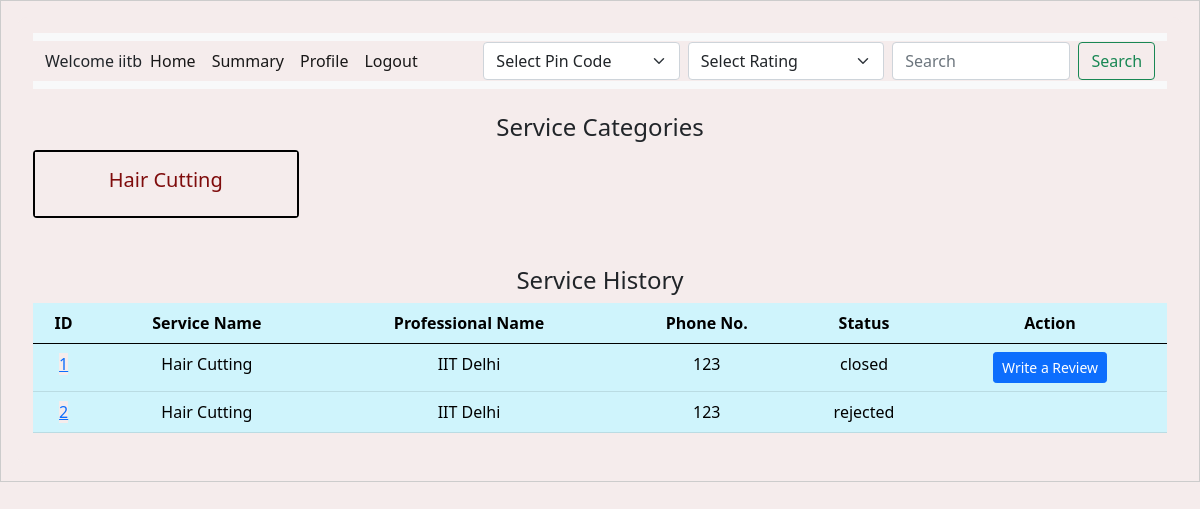
The app's page /customer_dashboard (signed in), older data.
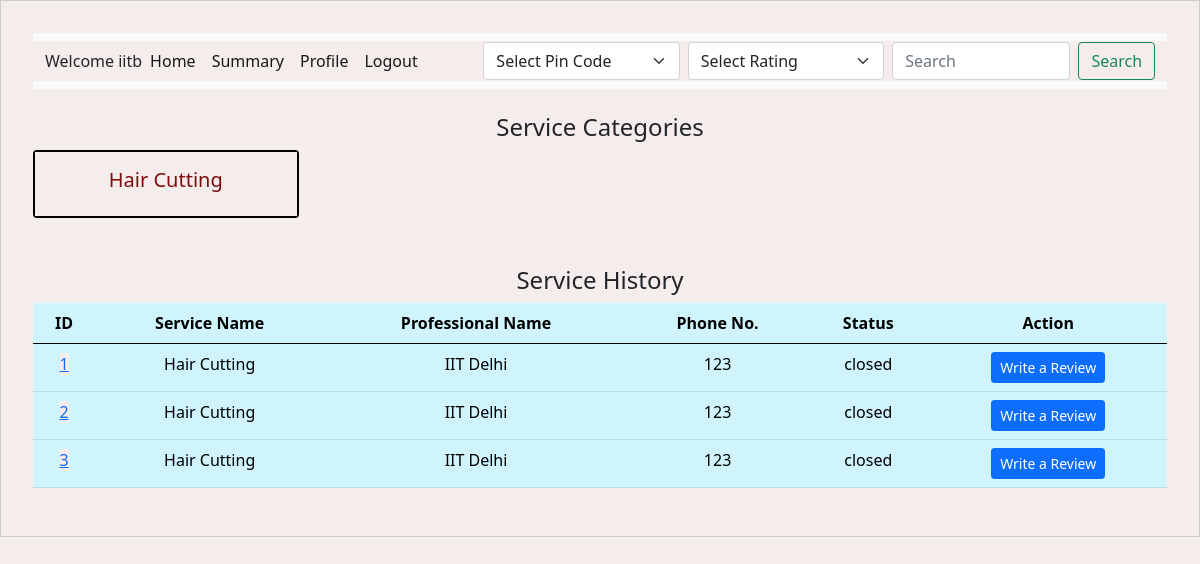
The same page, newer data.
### backend/models.py (models this page shows)
class Service_Request(db.Model):
    __tablename__ = "service_request"
    id = db.Column(db.Integer, primary_key=True, autoincrement=True)
    service_id = db.Column(db.Integer, db.ForeignKey("service.id"), nullable=False)
    customer_id = db.Column(db.Integer, db.ForeignKey("customer.id"), nullable=False)
    professional_id = db.Column(
        db.Integer, db.ForeignKey("service_professional.id"), nullable=False
    )
    date_of_request = db.Column(db.DateTime, nullable=False, default=datetime.utcnow)
    date_of_completion = db.Column(db.DateTime)
    service_status = db.Column(
        db.String, nullable=False
    )  # e.g., 'requested', 'assigned', 'closed'
    remarks = db.Column(db.String, nullable=True)  # ratings given by customer
    rating = db.Column(db.Integer, nullable=True)  # Added this line for the rating
    customer_rating = db.Column(
        db.Integer, nullable=True
    )  # Rating given by professional
    customer_remarks = db.Column(
        db.String, nullable=True
    )  # Remarks from the professional
    requested_date = db.Column(db.Date)
    requested_time = db.Column(db.Time)
    service = db.relationship(
        "Service",
        backref=db.backref(
            "service_requests",
            lazy=True,
        ),
    )
    customer = db.relationship(
        "Customer", backref=db.backref("service_requests", lazy=True)
    )
    professional = db.relationship(
        "Service_Professional",
        backref=db.backref("service_requests", lazy=True, cascade="all, delete-orphan"),
    )

class Service(db.Model):
    __tablename__ = "service"
    id = db.Column(db.Integer, primary_key=True, autoincrement=True)
    name = db.Column(db.String, nullable=False)
    base_price = db.Column(
        db.Integer, nullable=False
    )  # Changed 'price' to 'base_price'
    base_time_required = db.Column(db.String, nullable=True)
    description = db.Column(db.String, nullable=False)
    professional_services = db.relationship(
        "ProfessionalService", back_populates="service"
    )

class Service_Professional(db.Model):
    __tablename__ = "service_professional"
    id = db.Column(db.Integer, primary_key=True, autoincrement=True)
    username = db.Column(db.String, unique=True, nullable=False)
    password = db.Column(db.String, nullable=False)
    name = db.Column(db.String, nullable=False)
    service_type = db.Column(
        db.String, nullable=False
    )  # nullable true done for some reason
    experience = db.Column(db.Integer, nullable=False)
    phone_no = db.Column(db.Integer, nullable=False)
    email = db.Column(db.String, unique=True, nullable=False)
    address = db.Column(db.String, nullable=False)
    pin_code = db.Column(db.String, nullable=False)
    verified_status = db.Column(db.String, nullable=True)
    average_rating = db.Column(db.Float, nullable=True)  # New column for average rating
    document = db.Column(db.String, nullable=True)  # Column to store document path
    block_status = db.Column(db.Boolean, default=False)  # Block/unblock status
    custom_services = db.relationship(
        "ProfessionalService",
        back_populates="professional",
        lazy=True,
        cascade="all, delete-orphan",
    )

### backend/controller.py (the view)
@app.route("/customer_dashboard")
def customer_dashboard():
    customer_id = session.get("customer_id")
    customer = Customer.query.get(customer_id)
    if not customer_id:
        return redirect(url_for("user_login"))
    services = Service.query.all()
    pin_codes = db.session.query(Service_Professional.pin_code).distinct().all()
    pin_codes = [pin[0] for pin in pin_codes]  # Extract pin codes from query results
    service_requests = Service_Request.query.filter_by(customer_id=customer_id).all()
    if customer.is_blocked:
        block_message = (
            "You have been blocked by the admin and cannot book any services."
        )
    else:
        block_message = ""
    return render_template(
        "customer_dashboard.html",
        block_message=block_message,
        services=services,
        service_requests=service_requests,
        pin_codes=pin_codes,
        customer=session.get("username"),  # Assuming customer_name is stored in session
    )

### templates/customer_dashboard.html (shortened to what the changed rows need)
<!DOCTYPE html>
<html lang="en">
<head>
    <link rel="stylesheet" href="/static/style.css" />
    <link href="https://cdn.jsdelivr.net/npm/bootstrap@5.0.2/dist/css/bootstrap.min.css" rel="stylesheet" />
</head>
<body>
    <div id="container">
        <div id="panel">
            {% if service_requests %}
            <table class="table table-info table-hover">
                <thead>
                    <tr>
                        <th>ID</th>
                        <th>Service Name</th>
                        <th>Professional Name</th>
                        <th>Phone No.</th>
                        <th>Status</th>
                        <th>Action</th>
                    </tr>
                </thead>
                <tbody>
                    {% for request in service_requests %}
                    <tr>
                        <td> <a href="{{ url_for('service_request_customer', request_id=request.id) }}">
                                {{ request.id }}
                            </a></td>
                        <td>{{ request.service.name }}</td>
                        <td>{{ request.professional.name }}</td>
                        <td>{{ request.professional.phone_no }}</td>
                        <td>{{ request.service_status }}</td>
                        <td>
                            {% if request.service_status == 'requested' %}
                            <form action="{{ url_for('cancel_service', service_id=request.id) }}" method="POST"
                                style="display:inline-block;">
                                <button type="button" class="btn btn-danger btn-sm" onclick="confirmCancel(this)">
                                    Cancel Service
                                </button>
                            </form>
                            {% elif request.service_status == 'closed' and not request.rating %}
                            <button class="btn btn-primary btn-sm" data-bs-toggle="modal"
                                data-bs-target="#closeServiceModal" data-id="{{ request.id }}"
                                data-service-name="{{ request.service.name }}"
                                data-professional-name="{{ request.professional.name }}"
                                data-professional-id="{{ request.professional.id }}"
                                data-description="{{ request.service.description }}">
                                Write a Review
                            </button>
                            {% endif %}
                        </td>
                    </tr>
                    {% endfor %}
                </tbody>
            </table>
            {% else %}
            <p>No service History Available ! </p>
            {% endif %}
        </div>
    </div>
</body>
</html>

Row changes from the older to the newer data that the page shows:
changed Service_Request id 2: service_status "rejected" → "closed"; now shows "Write a Review"
added Service_Request: id "3", service.name "Hair Cutting", professional.name "IIT Delhi", professional.phone_no "123", service_status "closed"
